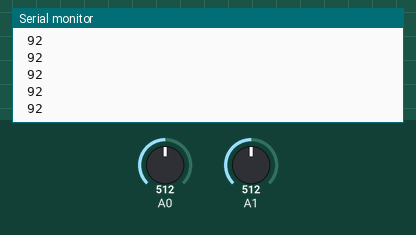
Simulated run of this sketch. Board: Arduino Uno, built with avr-gcc and run on an emulated ATmega328P. Shown: the last lines printed to the serial monitor. The inputs (shaded band) are chosen by the test bench; at power-on: A0 = 512, A1 = 512.

Above: at 1.2 s.
1.3 s: A0 set to 340
At 2.3 s:
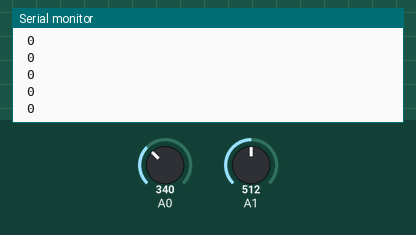
2.8 s: A0 set to 279
At 3.3 s:
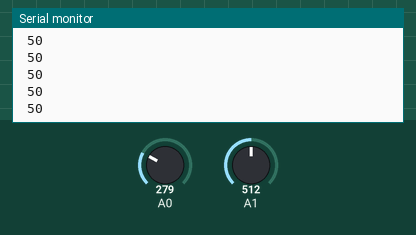
Timing chart, 0 to 5.8 s (numbered marks = the images above; inputs shaded):
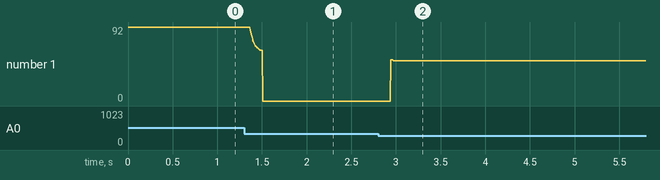

The sketch:

arduinopressuremidi.ino
```cpp
//Filtered Analog Input
//This Sketch is designed for playing with Pencil-drawn voltage dividers
//it uses an aggressive low-pass filter to stabalize the readings.
//Written by Paul Strohmeier (paul.strohmeier@gmail.com)
//for the User Interface Technologies class at University of Copenhagen

float incomingValue;    // stores the value red from analog input
float incomingValue2;
float cleanValue;       // stores the filtered value
float cleanValue2;       // stores the filtered value
float oldValue = 512;   // stores the previous clean value
float oldValue2 = 512;   // stores the previous clean value
float k = 0.1;          // sets the ration of new-to-old signal. 1 == no filter 0 == no signal
int y;

// the setup routine runs once when you press reset:
void setup() {
  // initialize serial communication at 9600 bits per second:
  Serial.begin(9600);
}

// the loop routine runs over and over again forever:
void loop() {
//we don't really need the following print statements,
//but they make the visualization of the serial plotter nicer
  //Serial.print(0);
  //Serial.print(", ");
  //Serial.print(1025);
  //Serial.print(", ");

  incomingValue = analogRead(A0);       // read the input on analog pin 0:
  incomingValue2 = analogRead(A1); // read the input on analog pin 1
  cleanValue = oldValue + (incomingValue - oldValue) * k; //filter i  t
  cleanValue2 = oldValue2 + (incomingValue2 - oldValue2) * k; //filter it
  oldValue = cleanValue;
  oldValue2 = cleanValue2; // store value for later use


/*
  if(cleanValue2 > 435 && cleanValue2 < 500){
    Serial.print(0);
  }else{
    Serial.print(cleanValue2);
  }
  */
  Serial.print(" ");
  if(cleanValue > 289 && cleanValue < 350){
    Serial.println(0);
  }else{
  y = map(cleanValue, 0, 200, 0, 36);
//  Serial.println(cleanValue);  // print the filtered value
  Serial.println(y);  // print the filtered value
  }

  delay(1);        // slow down the speed at which its dumped to serial a bit...
                   // (beware: delay command can break timing-critical code!)
}
```

Measured:
- after the input at 1.3 s, the serial monitor: prints a new line after 0.07 s (image 1)
- after the input at 2.8 s, the serial monitor: prints a new line after 0.14 s (image 2)
- plotted number 1: 92 → 0 after the input at 1.3 s, 0 → 50 after the input at 2.8 s
